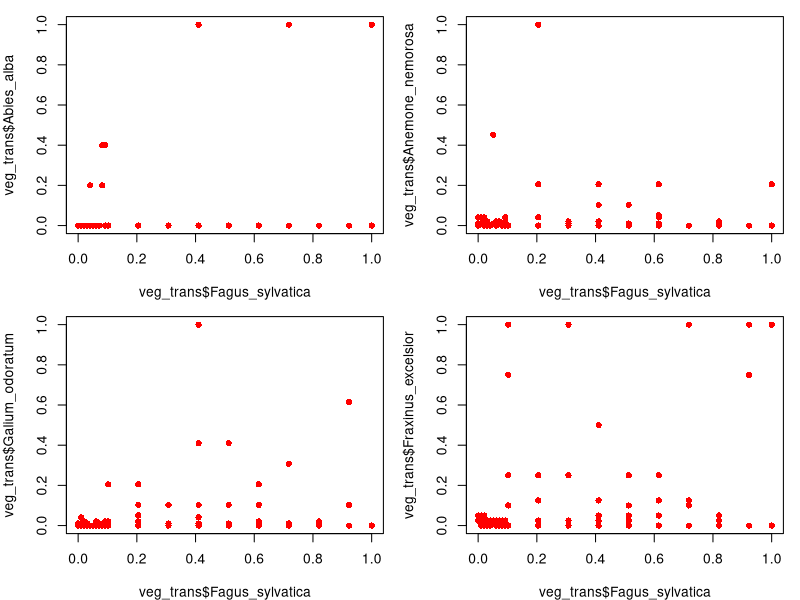
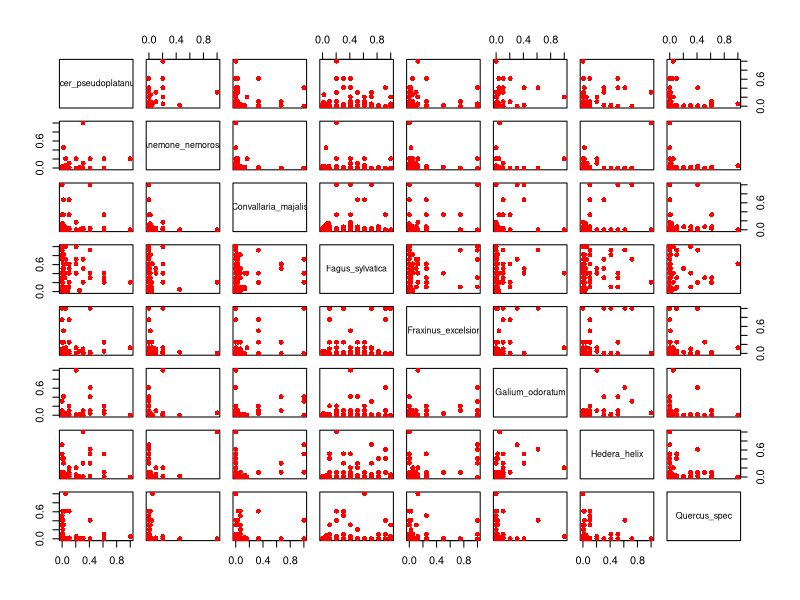
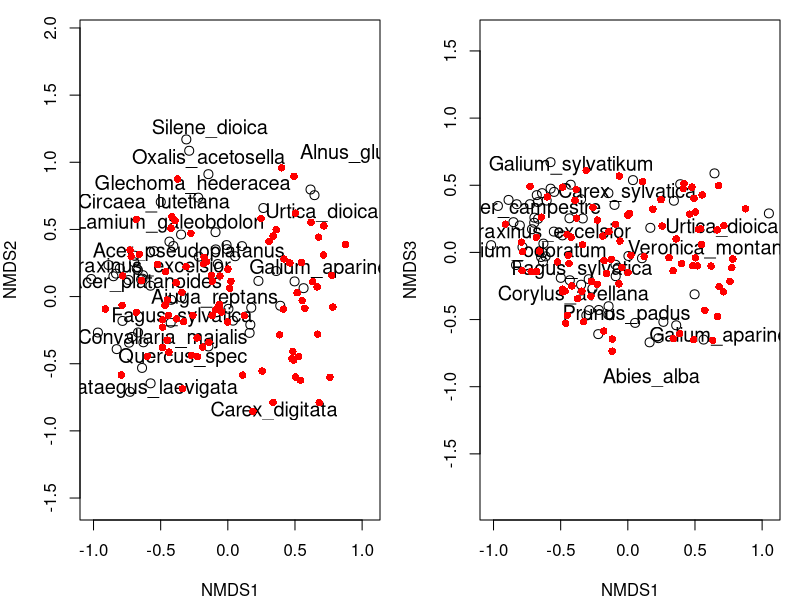
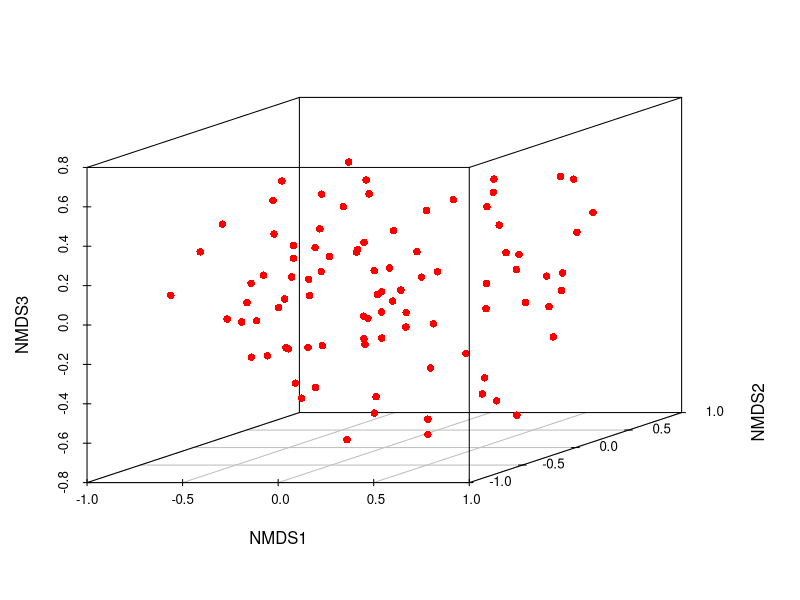

Generate these figures, in order, with R: (Note: this script raises an error after producing the figures.)
library(vegan)
library(scatterplot3d)

### Some global variables
mycols <- c("red", "green", "blue")
mysyms <- c(15, 16, 17)

### Read vegetation data ###
veg <- read.table("data/veg_2015-2016-2017.txt", sep=" ", dec=".", row.names = 1, header=TRUE)

### Read site data ####
sites <- read.table("data/header_2015-2016-2017_vegclasses.txt")

### Check consistance of veg and sites!!! ####
nrow(veg) == nrow(sites)
m <- match(rownames(sites), rownames(veg))
sites <- sites[m,]

### Ordination ####
### Exclude rare species 
veg <- veg[,colSums(decostand(veg, "pa")) > 3]

### Transform
veg_trans <- decostand(veg, "max") 

### Example for 2d plot of vegetation community ###
x11(width=8, height=8)
par(mfrow=c(2,2), mar=c(4,4,1,1))
plot(veg_trans$Fagus_sylvatica, veg_trans$Abies_alba, pch=16, col="red")
plot(veg_trans$Fagus_sylvatica, veg_trans$Anemone_nemorosa, pch=16, col="red")
plot(veg_trans$Fagus_sylvatica, veg_trans$Galium_odoratum, pch=16, col="red")
plot(veg_trans$Fagus_sylvatica, veg_trans$Fraxinus_excelsior, pch=16, col="red")

x11()
plot(veg_trans[,colSums(decostand(veg, "pa")) > 40], pch=16, col="red")
### -> Das ist unübersichtlich!

### Calculate ordination (NDMS)
ordi <- metaMDS(veg_trans,"bray", k=3, trace=T)   ### NMDS

### Plot results
x11(width=10, height=5)
par(mfrow=c(1,2), mar=c(4,4,1,1))
ordiplot(ordi, choices=c(1,2), type = "n")
orditorp(ordi, choices=c(1,2), display="species", cex=1.2, priority=colSums(veg_trans))
points(ordi, choices=c(1,2), display="sites", col="red", cex=1, pch=16)

ordiplot(ordi, choices=c(1,3), type = "n")
orditorp(ordi, choices=c(1,3), display="species", cex=1.2, priority=colSums(veg_trans))
points(ordi, choices=c(1,3), display="sites", col="red", cex=1, pch=16)
dev.off()

x11()
par(col="red", cex=1, pch=16)
scatterplot3d(scores(ordi, display="sites"))
dev.off()

### Goodness NMDS ####

### Calculate "stress"
x <- vegdist(veg_trans, "bray")   ### "True distances"
y <- dist(scores(ordi))  ### "Distances in NDMS"
plot(x, y, pch=1, col="blue", xlab="Observed distances", ylab="Distances in NMDS")
lines(smooth.spline(x, y, df=5), col="red", lwd=2)

stressplot(ordi)   ### "Ordination distance" is not Euclidian distance but similar (Disparität, Monotonie).
ordi$stress        ###  1 - 5: Sehr gut; 5 - 10: Gut; 10 - 15: Brauchbar, aber Einzelheiten sollten nicht interpretiert werden (c.f. Leyer, Wesche 2007 Tab.12.2).

### Find appropiate number of axes ####
n <- 1:10   ### Number of axes
stress <- lapply(as.list(n), function(x) metaMDS(veg_trans,"bray", x)$stress)
plot(n, stress, type="b", pch=16, col="blue", xlab="Number of axes", ylab="Stress")
### -> k=3 axes

### Plot vegetation classes in ordination ####
x11()
ordiplot(ordi, choices=c(1,2), type = "n")
orditorp(ordi, choices=c(1,2), display="species", cex=1.2, priority=colSums(veg_trans))
points(ordi, choices=c(1,2), display="sites", cex=1.5, pch=mysyms[sites$vegclass], col=mycols[sites$vegclass])
legend("bottomright", legend=c("Eichelberg-1", "Eichelberg-2", "Duemmel"), col=mycols, pch=mysyms, cex=1.5, bg="white")

### Plot single species cover data into ordination ####
x11()
ordiplot(ordi, choices=c(1,2), type = "n")
orditorp(ordi, choices=c(1,2), display="species", cex=1.2, priority=colSums(veg_trans))
points(ordi, choices=c(1,2), display="sites", cex=(veg_trans$Fagus_sylvatica+0.2)*2, pch=mysyms[sites$vegclass], col=mycols[sites$vegclass])
legend("bottomright", legend=c("Eichelberg-1", "Eichelberg-2", "Duemmel"), col=mycols, pch=mysyms, cex=1.5, bg="white")

### Environmental fits ####
### Numeric variables, linear
ef <- envfit(ordi ~ northerness +  slope, sites, na.rm=TRUE, choices=c(1,2))
ef

ordiplot(ordi, choices=c(1,2), type = "n")
points(ordi, choices=c(1,2), display="sites", cex=1.5, pch=mysyms[sites$vegclass], col=mycols[sites$vegclass])
plot(ef, add=TRUE, label=c("Northerness", "Slope"), col="black")
legend("bottomright", legend=c("Eichelberg-1", "Eichelberg-2", "Duemmel"), col=mycols, pch=mysyms, cex=1.5, bg="white")

ef13 <- envfit(ordi~ northerness +  slope, sites, na.rm=TRUE, choices=c(1,3))
ef13
ordiplot(ordi, choices=c(1,3), type = "n")
points(ordi, choices=c(1,3), display="sites", cex=1.5, pch=mysyms[sites$vegclass], col=mycols[sites$vegclass])
plot(ef13, add=TRUE, label=c("Northerness", "Slope"), col="black")
legend("bottomright", legend=c("Eichelberg-1", "Eichelberg-2", "Duemmel"), col=mycols, pch=mysyms, cex=1.5, bg="white")

### Categorical variables
ordiplot(ordi, choices=c(1,2), type = "n")
points(ordi, choices=c(1,2), display="sites", cex=1.5, pch=mysyms[sites$vegclass], col=mycols[sites$vegclass])
#ordiellipse(ordi, choices=c(1,2), sites$year, label = TRUE, cex=1.3)
ordispider(ordi, sites$location, label = TRUE, cex=1.3)
#ordihull(ordi, sites$year, label = TRUE, cex=1.3)

### Numeric variables, isolines 
ordiplot(ordi, choices=c(1,2), type = "n")
points(ordi, choices=c(1,2), display="sites", cex=1.3, pch=mysyms[sites$vegclass], col=mycols[sites$vegclass])
ordisurf(ordi, sites$northerness, add=T, labcex=1.5, col="black", nlevels=5)

ordiplot(ordi, choices=c(1,2), type = "n")
points(ordi, choices=c(1,2), display="sites", cex=1.3, pch=mysyms[sites$vegclass], col=mycols[sites$vegclass])
ordisurf(ordi, sites$slope, add=T, labcex=1.5, col="black", nlevels=5)
